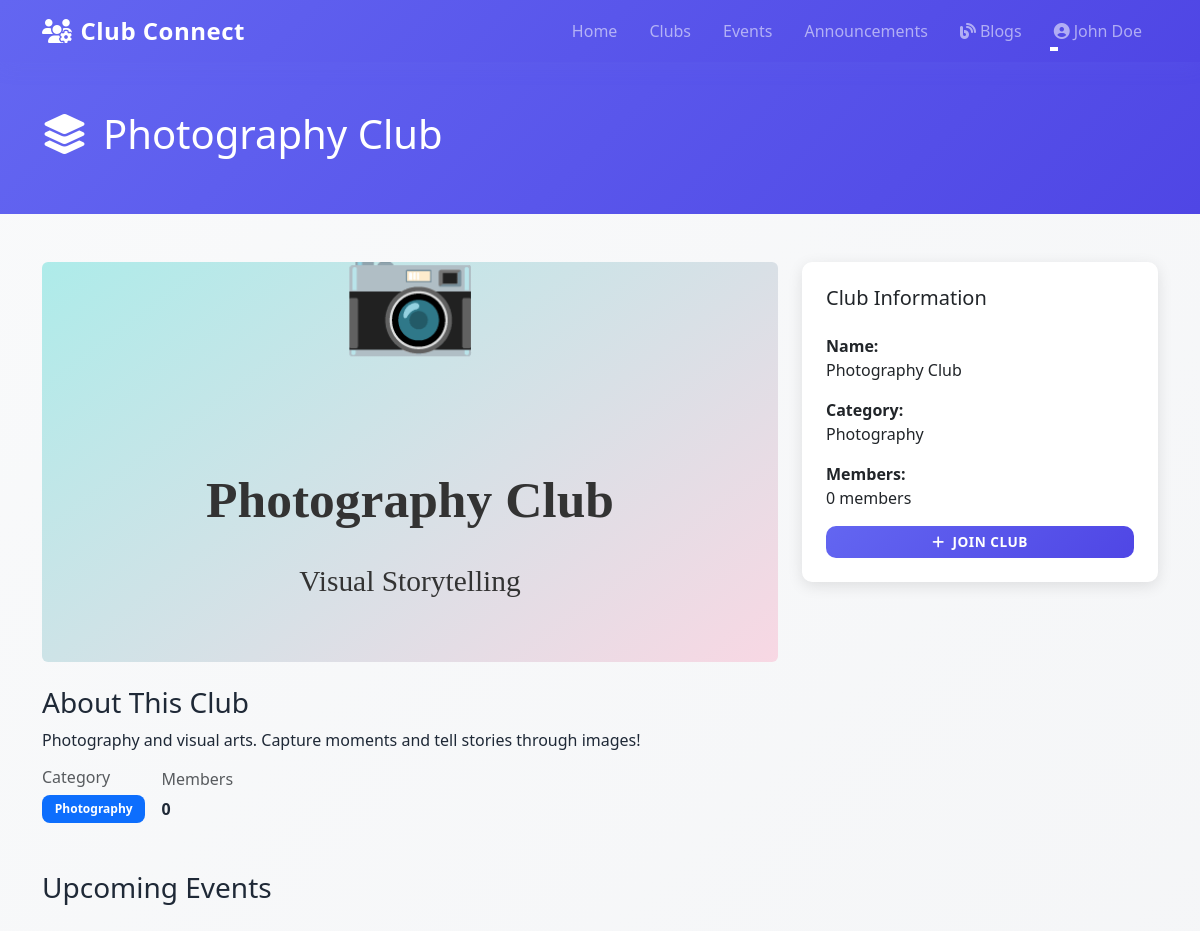
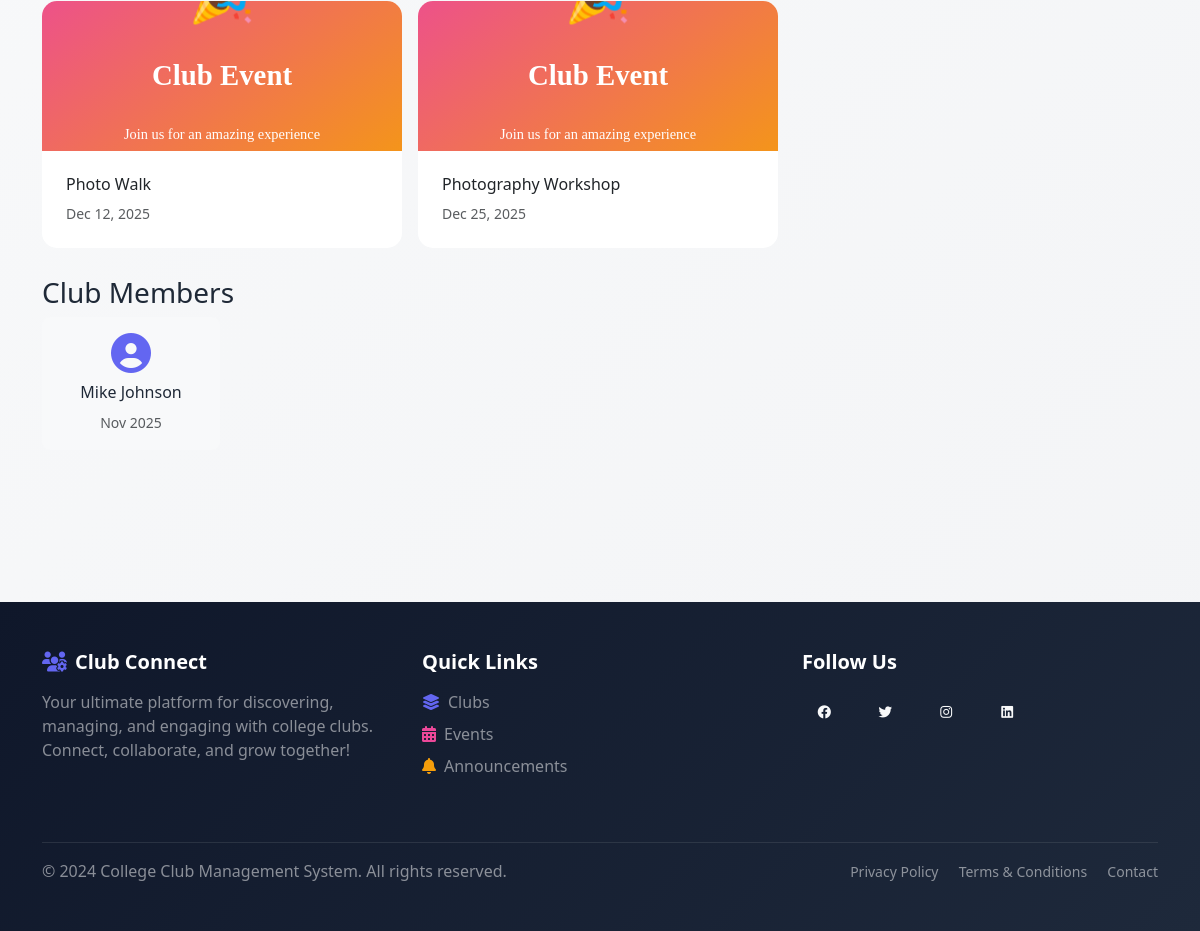
Page /club-details.php?id=5 (signed in) on the committed database (2 pictures, top to bottom).
### tables this page shows
CREATE TABLE IF NOT EXISTS clubs (
    club_id INT AUTO_INCREMENT PRIMARY KEY,
    club_name VARCHAR(100) NOT NULL,
    description TEXT,
    category VARCHAR(50),
    image_url VARCHAR(255),
    members_count INT DEFAULT 0,
    created_by INT,
    created_at TIMESTAMP DEFAULT CURRENT_TIMESTAMP,
    FOREIGN KEY (created_by) REFERENCES users(user_id) ON DELETE SET NULL
);

CREATE TABLE IF NOT EXISTS events (
    event_id INT AUTO_INCREMENT PRIMARY KEY,
    club_id INT NOT NULL,
    event_name VARCHAR(200) NOT NULL,
    description TEXT,
    event_date DATETIME NOT NULL,
    location VARCHAR(255),
    image_url VARCHAR(255),
    attendees_count INT DEFAULT 0,
    created_at TIMESTAMP DEFAULT CURRENT_TIMESTAMP,
    FOREIGN KEY (club_id) REFERENCES clubs(club_id) ON DELETE CASCADE
);

CREATE TABLE IF NOT EXISTS memberships (
    membership_id INT AUTO_INCREMENT PRIMARY KEY,
    user_id INT NOT NULL,
    club_id INT NOT NULL,
    status ENUM('approved', 'pending', 'rejected') DEFAULT 'pending',
    joined_at TIMESTAMP DEFAULT CURRENT_TIMESTAMP,
    UNIQUE KEY unique_membership (user_id, club_id),
    FOREIGN KEY (user_id) REFERENCES users(user_id) ON DELETE CASCADE,
    FOREIGN KEY (club_id) REFERENCES clubs(club_id) ON DELETE CASCADE
);

CREATE TABLE IF NOT EXISTS users (
    user_id INT AUTO_INCREMENT PRIMARY KEY,
    name VARCHAR(100) NOT NULL,
    email VARCHAR(100) UNIQUE NOT NULL,
    password VARCHAR(255) NOT NULL,
    role ENUM('admin', 'student') DEFAULT 'student',
    avatar VARCHAR(100),
    bio TEXT,
    created_at TIMESTAMP DEFAULT CURRENT_TIMESTAMP,
    updated_at TIMESTAMP DEFAULT CURRENT_TIMESTAMP ON UPDATE CURRENT_TIMESTAMP
);

### club-details.php (the view, shortened to what this page needs)
<?php
include 'includes/header.php';
require_once 'config/db.php';
$club_id = isset($_GET['id']) ? (int)$_GET['id'] : 0;
try {
    $stmt = $pdo->prepare('SELECT * FROM clubs WHERE club_id = ?');
    $stmt->execute([$club_id]);
    $club = $stmt->fetch();
} catch (PDOException $e) {
    header('Location: clubs.php');
    exit;
}
try {
    $stmt = $pdo->prepare('
        SELECT u.*, m.status, m.joined_at
        FROM memberships m
        JOIN users u ON m.user_id = u.user_id
        WHERE m.club_id = ? AND m.status = "approved"
        LIMIT 10
    ');
    $stmt->execute([$club_id]);
    $members = $stmt->fetchAll();
} catch (PDOException $e) {
    $members = [];
}
try {
    $stmt = $pdo->prepare('
        SELECT * FROM events
        WHERE club_id = ?
        ORDER BY event_date ASC
        LIMIT 5
    ');
    $stmt->execute([$club_id]);
    $events = $stmt->fetchAll();
} catch (PDOException $e) {
    $events = [];
}
$is_member = false;
try {
    $stmt = $pdo->prepare('SELECT * FROM memberships WHERE user_id = ? AND club_id = ?');
    $stmt->execute([$_SESSION['user_id'], $club_id]);
    $membership = $stmt->fetch();
    $is_member = $membership !== false;
} catch (PDOException $e) {
    $is_member = false;
}
?>
<section class="py-5" style="background: linear-gradient(135deg, #6366f1 0%, #4f46e5 100%); color: white;">
    <div class="container">
        <h1><i class="fas fa-layer-group me-3"></i><?php echo htmlspecialchars($club['club_name']); ?></h1>
    </div>
</section>
<div class="container py-5">
    <div class="row mb-4">
        <div class="col-md-8">
            <img src="<?php echo htmlspecialchars($club['image_url']); ?>" class="img-fluid rounded" style="max-height: 400px; object-fit: cover; width: 100%;" alt="<?php echo htmlspecialchars($club['club_name']); ?>">
            <div class="mt-4">
                <h3>About This Club</h3>
                <p><?php echo nl2br(htmlspecialchars($club['description'])); ?></p>
                <div class="d-flex gap-3 align-items-center">
                    <div>
                        <h6 class="text-muted">Category</h6>
                        <span class="badge bg-primary"><?php echo htmlspecialchars($club['category']); ?></span>
                    </div>
                    <div>
                        <h6 class="text-muted">Members</h6>
                        <strong><?php echo $club['members_count']; ?></strong>
                    </div>
                </div>
            </div>
            <div class="mt-5">
                <h3>Upcoming Events</h3>
                <?php if (empty($events)): ?>
                    <p class="text-muted">No events scheduled yet.</p>
                <?php else: ?>
                    <div class="row g-3">
                        <?php foreach ($events as $event): ?>
                            <div class="col-md-6">
                                <div class="card">
                                    <img src="<?php echo htmlspecialchars($event['image_url']); ?>" class="card-img-top" style="height: 150px; object-fit: cover;" alt="">
                                    <div class="card-body">
                                        <h6 class="card-title"><?php echo htmlspecialchars($event['event_name']); ?></h6>
                                        <p class="card-text small text-muted"><?php echo date('M d, Y', strtotime($event['event_date'])); ?></p>
                                    </div>
                                </div>
                            </div>
                        <?php endforeach; ?>
                    </div>
                <?php endif; ?>
            </div>
            <div class="mt-5">
                <h3>Club Members</h3>
                <?php if (empty($members)): ?>
                    <p class="text-muted">No members yet.</p>
                <?php else: ?>
                    <div class="row g-2">
                        <?php foreach ($members as $member): ?>
                            <div class="col-md-3">
                                <div class="text-center p-3" style="background: #f8f9fa; border-radius: 8px;">
                                    <i class="fas fa-user-circle" style="font-size: 40px; color: #6366f1; margin-bottom: 10px;"></i>
                                    <h6><?php echo htmlspecialchars($member['name']); ?></h6>
                                    <small class="text-muted"><?php echo date('M Y', strtotime($member['joined_at'])); ?></small>
                                </div>
                            </div>
                        <?php endforeach; ?>
                    </div>
                <?php endif; ?>
            </div>
        </div>
        <div class="col-md-4">
            <div class="card" style="border: none; border-radius: 10px; box-shadow: 0 4px 15px rgba(0,0,0,0.1);">
                <div class="card-body">
                    <h5 class="card-title mb-4">Club Information</h5>
                    <p class="mb-3">
                        <strong>Name:</strong><br>
                        <?php echo htmlspecialchars($club['club_name']); ?>
                    </p>
                    <p class="mb-3">
                        <strong>Category:</strong><br>
                        <?php echo htmlspecialchars($club['category']); ?>
                    </p>
                    <p class="mb-3">
                        <strong>Members:</strong><br>
                        <?php echo $club['members_count']; ?> members
                    </p>
                    <?php if ($is_member): ?>
                        <div class="alert alert-info">
                            <i class="fas fa-check-circle me-2"></i>You are a member of this club
                        </div>
                    <?php else: ?>
                        <form method="POST">
                            <button type="submit" name="join_club" class="btn btn-primary w-100">
                                <i class="fas fa-plus me-2"></i>Join Club
                            </button>
                        </form>
                    <?php endif; ?>
                </div>
            </div>
        </div>
    </div>
</div>
<?php include 'includes/footer.php'; ?>

### public/css/style.css (style rules this page uses)
:root { --primary-color: #6366f1; --secondary-color: #ec4899; --danger-color: #dc2626; --success-color: #10b981; --warning-color: #f59e0b; --dark-bg: #0f172a; }
* { margin: 0; padding: 0; box-sizing: border-box; }
html { scroll-behavior: smooth; }
body { font-family: 'Segoe UI', Tahoma, Geneva, Verdana, sans-serif; background: linear-gradient(135deg, #f9fafb 0%, #f3f4f6 100%); color: #1f2937; min-height: 100vh; }
.card { transition: all 0.4s cubic-bezier(0.23, 1, 0.320, 1); border: none; border-radius: 15px; overflow: hidden; background: white; animation: fadeIn 0.6s ease-out forwards; }
.card:nth-child(1) { animation-delay: 0.1s; }
.card-img-top { height: 220px; object-fit: cover; transition: transform 0.5s ease; }
.card-body { padding: 1.5rem; }
.btn { transition: all 0.3s ease; border-radius: 10px; font-weight: 600; letter-spacing: 0.5px; text-transform: uppercase; font-size: 0.85rem; border: none; position: relative; overflow: hidden; }
.btn::before { content: ''; position: absolute; top: 50%; left: 50%; width: 0; height: 0; border-radius: 50%; background: rgba(255, 255, 255, 0.3); transform: translate(-50%, -50%); transition: width 0.6s, height 0.6s; }
.btn-primary { background: linear-gradient(135deg, #6366f1 0%, #4f46e5 100%); color: white; }
section { animation: slideInUp 0.6s ease-out; }
.badge { border-radius: 8px; padding: 0.5rem 0.8rem; font-weight: 600; transition: all 0.3s ease; }

### rows in the picture
clubs: club_name "Photography Club", image_url (picture), description "Photography and visual arts. Capture moments and tell stories through images!", category "Photography", members_count "0"
events: image_url (placeholder picture), event_name "Photo Walk", event_date "Dec 12, 2025"
events: image_url (placeholder picture), event_name "Photography Workshop", event_date "Dec 25, 2025"
memberships: user.name "Mike Johnson", joined_at "Nov 2025"

### other values in the picture
$user_name "John Doe"
